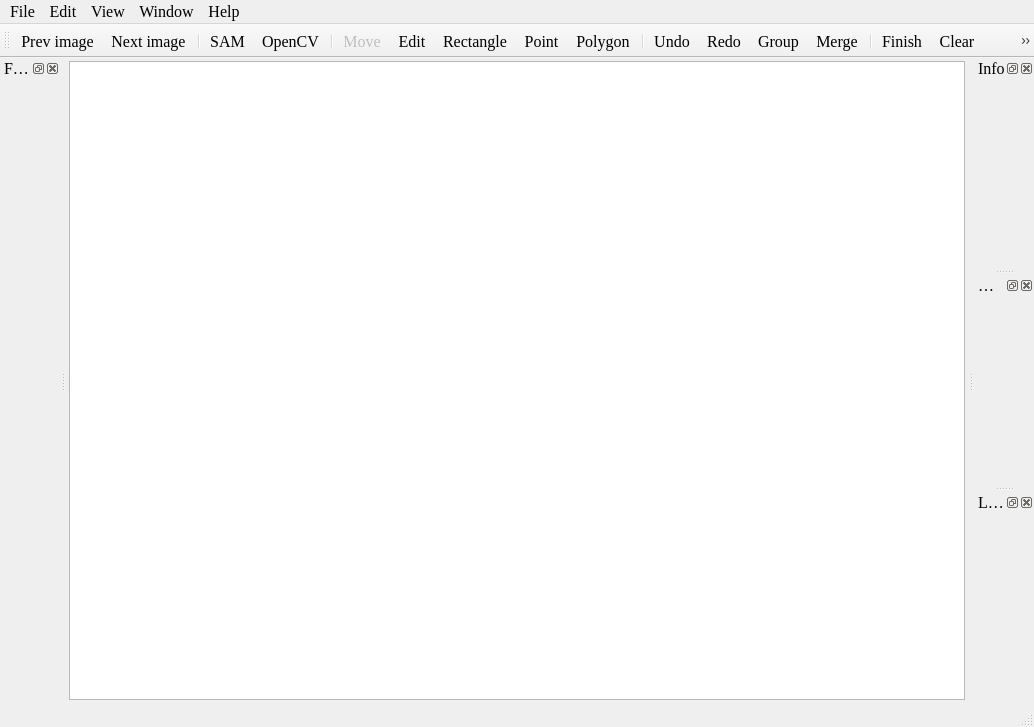
<?xml version="1.0" encoding="UTF-8"?>
<ui version="4.0">
 <class>MainWindow</class>
 <widget class="QMainWindow" name="MainWindow">
  <property name="geometry">
   <rect>
    <x>0</x>
    <y>0</y>
    <width>1034</width>
    <height>727</height>
   </rect>
  </property>
  <property name="minimumSize">
   <size>
    <width>800</width>
    <height>600</height>
   </size>
  </property>
  <property name="font">
   <font>
    <family>Times New Roman</family>
    <pointsize>12</pointsize>
   </font>
  </property>
  <property name="windowTitle">
   <string>ZLabel</string>
  </property>
  <property name="windowIcon">
   <iconset resource="../icons.qrc">
    <normaloff>:/icon/icons/logo.svg</normaloff>:/icon/icons/logo.svg</iconset>
  </property>
  <widget class="QWidget" name="centralwidget">
   <layout class="QGridLayout" name="gridLayout">
    <property name="leftMargin">
     <number>3</number>
    </property>
    <property name="topMargin">
     <number>3</number>
    </property>
    <property name="rightMargin">
     <number>3</number>
    </property>
    <property name="bottomMargin">
     <number>3</number>
    </property>
    <item row="0" column="0">
     <widget class="Canvas" name="canvas"/>
    </item>
   </layout>
  </widget>
  <widget class="QMenuBar" name="menubar">
   <property name="enabled">
    <bool>true</bool>
   </property>
   <property name="geometry">
    <rect>
     <x>0</x>
     <y>0</y>
     <width>1034</width>
     <height>33</height>
    </rect>
   </property>
   <property name="font">
    <font>
     <family>Times New Roman</family>
     <pointsize>12</pointsize>
    </font>
   </property>
   <property name="autoFillBackground">
    <bool>false</bool>
   </property>
   <property name="defaultUp">
    <bool>false</bool>
   </property>
   <property name="nativeMenuBar">
    <bool>true</bool>
   </property>
   <widget class="QMenu" name="menuFile">
    <property name="font">
     <font>
      <family>Times New Roman</family>
      <pointsize>12</pointsize>
     </font>
    </property>
    <property name="title">
     <string>File</string>
    </property>
    <addaction name="action_import_task"/>
    <addaction name="actionExport"/>
    <addaction name="separator"/>
    <addaction name="actionPrev"/>
    <addaction name="actionNext"/>
    <addaction name="separator"/>
    <addaction name="actionSettings"/>
    <addaction name="actionExit"/>
   </widget>
   <widget class="QMenu" name="menuView">
    <property name="font">
     <font>
      <family>Times New Roman</family>
      <pointsize>12</pointsize>
     </font>
    </property>
    <property name="title">
     <string>View</string>
    </property>
    <property name="separatorsCollapsible">
     <bool>false</bool>
    </property>
    <addaction name="actionZoom_in"/>
    <addaction name="actionZoom_out"/>
    <addaction name="actionFit_wiondow"/>
    <addaction name="actionFullScreen"/>
    <addaction name="separator"/>
    <addaction name="actionR"/>
    <addaction name="actionG"/>
    <addaction name="actionB"/>
    <addaction name="actionRGB"/>
    <addaction name="actionGray"/>
   </widget>
   <widget class="QMenu" name="menuAbout">
    <property name="font">
     <font>
      <family>Times New Roman</family>
      <pointsize>12</pointsize>
     </font>
    </property>
    <property name="title">
     <string>Help</string>
    </property>
    <widget class="QMenu" name="menuLang">
     <property name="title">
      <string>Language</string>
     </property>
     <property name="icon">
      <iconset resource="../icons.qrc">
       <normaloff>:/icon/icons/translate.svg</normaloff>:/icon/icons/translate.svg</iconset>
     </property>
     <addaction name="actionEnglish"/>
     <addaction name="actionChinese"/>
    </widget>
    <widget class="QMenu" name="menuTheme">
     <property name="title">
      <string>Theme</string>
     </property>
     <property name="icon">
      <iconset resource="../icons.qrc">
       <normaloff>:/icon/icons/day_night.svg</normaloff>:/icon/icons/day_night.svg</iconset>
     </property>
     <addaction name="actionAutoTheme"/>
     <addaction name="actionLightTheme"/>
     <addaction name="actionDarkTheme"/>
    </widget>
    <addaction name="menuLang"/>
    <addaction name="menuTheme"/>
    <addaction name="actionShortcut"/>
    <addaction name="actionAbout"/>
   </widget>
   <widget class="QMenu" name="menuEdit">
    <property name="font">
     <font>
      <family>Times New Roman</family>
      <pointsize>12</pointsize>
     </font>
    </property>
    <property name="title">
     <string>Edit</string>
    </property>
    <widget class="QMenu" name="menuAnno_Type">
     <property name="enabled">
      <bool>true</bool>
     </property>
     <property name="toolTip">
      <string>Select annotation type (Rectangle, Polygon, KeyPoint).</string>
     </property>
     <property name="title">
      <string>Anno Type</string>
     </property>
     <property name="icon">
      <iconset resource="../icons.qrc">
       <normaloff>:/icon/icons/annotate.svg</normaloff>:/icon/icons/annotate.svg</iconset>
     </property>
     <property name="toolTipsVisible">
      <bool>true</bool>
     </property>
     <addaction name="actionAnnoTypeRectangle"/>
     <addaction name="actionAnnoTypePolygon"/>
     <addaction name="actionAnnoTypeKeyPoint"/>
    </widget>
    <addaction name="menuAnno_Type"/>
    <addaction name="actionSAM"/>
    <addaction name="actionOpenCV"/>
    <addaction name="actionMove"/>
    <addaction name="actionEdit"/>
    <addaction name="actionRectangle"/>
    <addaction name="actionPoint"/>
    <addaction name="actionPolygon"/>
    <addaction name="separator"/>
    <addaction name="actionFinish"/>
    <addaction name="actionCancel"/>
    <addaction name="actionSave"/>
    <addaction name="separator"/>
    <addaction name="actionUndo"/>
    <addaction name="actionRedo"/>
    <addaction name="actionGroup"/>
    <addaction name="actionMerge"/>
   </widget>
   <widget class="QMenu" name="menuWindow">
    <property name="title">
     <string>Window</string>
    </property>
    <widget class="QMenu" name="menuDocks">
     <property name="title">
      <string>Docks</string>
     </property>
     <property name="icon">
      <iconset resource="../icons.qrc">
       <normaloff>:/icon/icons/dock_bottom.svg</normaloff>:/icon/icons/dock_bottom.svg</iconset>
     </property>
     <addaction name="actionFiles"/>
     <addaction name="actionInfo"/>
     <addaction name="actionAnnotations"/>
     <addaction name="actionLabels"/>
     <addaction name="actionTimeline"/>
     <addaction name="separator"/>
     <addaction name="actionDockLeft"/>
     <addaction name="actionDockRight"/>
     <addaction name="actionDockBottom"/>
    </widget>
    <addaction name="menuDocks"/>
    <addaction name="actionRestore"/>
   </widget>
   <addaction name="menuFile"/>
   <addaction name="menuEdit"/>
   <addaction name="menuView"/>
   <addaction name="menuWindow"/>
   <addaction name="menuAbout"/>
  </widget>
  <widget class="QStatusBar" name="statusbar">
   <property name="layoutDirection">
    <enum>Qt::LayoutDirection::LeftToRight</enum>
   </property>
  </widget>
  <widget class="QToolBar" name="toolBar">
   <property name="font">
    <font>
     <family>Times New Roman</family>
     <pointsize>12</pointsize>
    </font>
   </property>
   <property name="windowTitle">
    <string>toolBar</string>
   </property>
   <property name="iconSize">
    <size>
     <width>24</width>
     <height>24</height>
    </size>
   </property>
   <property name="toolButtonStyle">
    <enum>Qt::ToolButtonStyle::ToolButtonIconOnly</enum>
   </property>
   <property name="floatable">
    <bool>false</bool>
   </property>
   <attribute name="toolBarArea">
    <enum>TopToolBarArea</enum>
   </attribute>
   <attribute name="toolBarBreak">
    <bool>false</bool>
   </attribute>
   <addaction name="actionPrev"/>
   <addaction name="actionNext"/>
   <addaction name="separator"/>
   <addaction name="actionSAM"/>
   <addaction name="actionOpenCV"/>
   <addaction name="separator"/>
   <addaction name="actionMove"/>
   <addaction name="actionEdit"/>
   <addaction name="actionRectangle"/>
   <addaction name="actionPoint"/>
   <addaction name="actionPolygon"/>
   <addaction name="separator"/>
   <addaction name="actionUndo"/>
   <addaction name="actionRedo"/>
   <addaction name="actionGroup"/>
   <addaction name="actionMerge"/>
   <addaction name="separator"/>
   <addaction name="actionFinish"/>
   <addaction name="actionCancel"/>
   <addaction name="actionSave"/>
   <addaction name="separator"/>
   <addaction name="actionMagnifier"/>
   <addaction name="actionZoom_in"/>
   <addaction name="actionZoom_out"/>
   <addaction name="actionFit_wiondow"/>
   <addaction name="separator"/>
   <addaction name="actionFullScreen"/>
   <addaction name="actionDockLeft"/>
   <addaction name="actionDockRight"/>
   <addaction name="actionDockBottom"/>
   <addaction name="actionVisible"/>
   <addaction name="separator"/>
   <addaction name="action_copy_prev"/>
   <addaction name="separator"/>
  </widget>
  <widget class="QDockWidget" name="dock_infos">
   <property name="sizePolicy">
    <sizepolicy hsizetype="Preferred" vsizetype="Preferred">
     <horstretch>0</horstretch>
     <verstretch>1</verstretch>
    </sizepolicy>
   </property>
   <property name="acceptDrops">
    <bool>false</bool>
   </property>
   <property name="windowTitle">
    <string>Info</string>
   </property>
   <attribute name="dockWidgetArea">
    <number>2</number>
   </attribute>
   <widget class="ZDockInfoContent" name="dockcnt_info"/>
  </widget>
  <widget class="QDockWidget" name="dock_annos">
   <property name="sizePolicy">
    <sizepolicy hsizetype="Preferred" vsizetype="Preferred">
     <horstretch>0</horstretch>
     <verstretch>1</verstretch>
    </sizepolicy>
   </property>
   <property name="windowTitle">
    <string>Annos</string>
   </property>
   <attribute name="dockWidgetArea">
    <number>2</number>
   </attribute>
   <widget class="ZDockAnnotationContent" name="dockcnt_anno"/>
  </widget>
  <widget class="QDockWidget" name="dock_files">
   <property name="windowTitle">
    <string>Files</string>
   </property>
   <attribute name="dockWidgetArea">
    <number>1</number>
   </attribute>
   <widget class="ZDockFileContent" name="dockcnt_files"/>
  </widget>
  <widget class="QDockWidget" name="dock_labels">
   <property name="sizePolicy">
    <sizepolicy hsizetype="Preferred" vsizetype="Preferred">
     <horstretch>0</horstretch>
     <verstretch>1</verstretch>
    </sizepolicy>
   </property>
   <property name="floating">
    <bool>false</bool>
   </property>
   <property name="features">
    <set>QDockWidget::DockWidgetFeature::DockWidgetClosable|QDockWidget::DockWidgetFeature::DockWidgetFloatable|QDockWidget::DockWidgetFeature::DockWidgetMovable</set>
   </property>
   <property name="allowedAreas">
    <set>Qt::DockWidgetArea::AllDockWidgetAreas</set>
   </property>
   <property name="windowTitle">
    <string>Labels</string>
   </property>
   <attribute name="dockWidgetArea">
    <number>2</number>
   </attribute>
   <widget class="ZDockLabelContent" name="dockcnt_labels"/>
  </widget>
  <action name="actionOpen_dir">
   <property name="enabled">
    <bool>false</bool>
   </property>
   <property name="icon">
    <iconset resource="../icons.qrc">
     <normaloff>:/icon/icons/pic.svg</normaloff>:/icon/icons/pic.svg</iconset>
   </property>
   <property name="text">
    <string>Images dir</string>
   </property>
   <property name="statusTip">
    <string>Open images dir.</string>
   </property>
   <property name="shortcut">
    <string>Ctrl+O</string>
   </property>
  </action>
  <action name="actionZoom_in">
   <property name="icon">
    <iconset resource="../icons.qrc">
     <normaloff>:/icon/icons/zoom-in.svg</normaloff>:/icon/icons/zoom-in.svg</iconset>
   </property>
   <property name="text">
    <string>Zoom in</string>
   </property>
   <property name="statusTip">
    <string>Zoom in.</string>
   </property>
   <property name="shortcut">
    <string>Ctrl++</string>
   </property>
  </action>
  <action name="actionMagnifier">
   <property name="checkable">
    <bool>true</bool>
   </property>
   <property name="icon">
    <iconset resource="../icons.qrc">
     <normaloff>:/icon/icons/magnifier.svg</normaloff>:/icon/icons/magnifier.svg</iconset>
   </property>
   <property name="text">
    <string>Magnifier</string>
   </property>
   <property name="toolTip">
    <string>Magnifier (Ctrl+M)</string>
   </property>
   <property name="shortcut">
    <string>Ctrl+M</string>
   </property>
  </action>
  <action name="actionZoom_out">
   <property name="icon">
    <iconset resource="../icons.qrc">
     <normaloff>:/icon/icons/zoom-out.svg</normaloff>:/icon/icons/zoom-out.svg</iconset>
   </property>
   <property name="text">
    <string>Zoom out</string>
   </property>
   <property name="statusTip">
    <string>Zoom out.</string>
   </property>
   <property name="shortcut">
    <string>Ctrl+-</string>
   </property>
  </action>
  <action name="actionFit_wiondow">
   <property name="enabled">
    <bool>true</bool>
   </property>
   <property name="icon">
    <iconset resource="../icons.qrc">
     <normaloff>:/icon/icons/fullwidth.svg</normaloff>:/icon/icons/fullwidth.svg</iconset>
   </property>
   <property name="text">
    <string>Fit window</string>
   </property>
   <property name="toolTip">
    <string>Fit window</string>
   </property>
   <property name="statusTip">
    <string>Fit window.</string>
   </property>
   <property name="shortcut">
    <string>F</string>
   </property>
  </action>
  <action name="actionSettings">
   <property name="icon">
    <iconset resource="../icons.qrc">
     <normaloff>:/icon/icons/setting-two.svg</normaloff>:/icon/icons/setting-two.svg</iconset>
   </property>
   <property name="text">
    <string>Setting</string>
   </property>
   <property name="toolTip">
    <string>Setting (Ctrl+,)</string>
   </property>
   <property name="statusTip">
    <string>Setting.</string>
   </property>
   <property name="shortcut">
    <string>Ctrl+,</string>
   </property>
  </action>
  <action name="actionExit">
   <property name="icon">
    <iconset resource="../icons.qrc">
     <normaloff>:/icon/icons/power.svg</normaloff>:/icon/icons/power.svg</iconset>
   </property>
   <property name="text">
    <string>Exit</string>
   </property>
   <property name="toolTip">
    <string>Exit</string>
   </property>
   <property name="statusTip">
    <string>Exit.</string>
   </property>
  </action>
  <action name="actionSave_dir">
   <property name="enabled">
    <bool>false</bool>
   </property>
   <property name="icon">
    <iconset resource="../icons.qrc">
     <normaloff>:/icon/icons/folder-open.svg</normaloff>:/icon/icons/folder-open.svg</iconset>
   </property>
   <property name="text">
    <string>Save dir</string>
   </property>
   <property name="iconText">
    <string>Save dir</string>
   </property>
   <property name="statusTip">
    <string>Select Save dir</string>
   </property>
  </action>
  <action name="actionSave">
   <property name="icon">
    <iconset resource="../icons.qrc">
     <normaloff>:/icon/icons/save.svg</normaloff>:/icon/icons/save.svg</iconset>
   </property>
   <property name="text">
    <string>Save</string>
   </property>
   <property name="toolTip">
    <string>Save Project (Ctrl+S)</string>
   </property>
   <property name="statusTip">
    <string>Save Project</string>
   </property>
   <property name="shortcut">
    <string>Ctrl+S</string>
   </property>
  </action>
  <action name="actionPrev">
   <property name="checkable">
    <bool>false</bool>
   </property>
   <property name="icon">
    <iconset resource="../icons.qrc">
     <normaloff>:/icon/icons/prev.svg</normaloff>:/icon/icons/prev.svg</iconset>
   </property>
   <property name="text">
    <string>Prev image</string>
   </property>
   <property name="toolTip">
    <string>Prev image (A)</string>
   </property>
   <property name="statusTip">
    <string>Prev image (A)</string>
   </property>
   <property name="shortcut">
    <string>A</string>
   </property>
   <property name="menuRole">
    <enum>QAction::MenuRole::TextHeuristicRole</enum>
   </property>
   <property name="priority">
    <enum>QAction::Priority::NormalPriority</enum>
   </property>
  </action>
  <action name="actionNext">
   <property name="icon">
    <iconset resource="../icons.qrc">
     <normaloff>:/icon/icons/next.svg</normaloff>:/icon/icons/next.svg</iconset>
   </property>
   <property name="text">
    <string>Next image</string>
   </property>
   <property name="toolTip">
    <string>Next image (D)</string>
   </property>
   <property name="statusTip">
    <string>Next image (D)</string>
   </property>
   <property name="shortcut">
    <string>D</string>
   </property>
  </action>
  <action name="actionShortcut">
   <property name="icon">
    <iconset resource="../icons.qrc">
     <normaloff>:/icon/icons/keyboard-one.svg</normaloff>:/icon/icons/keyboard-one.svg</iconset>
   </property>
   <property name="text">
    <string>Shortcut</string>
   </property>
  </action>
  <action name="actionAbout">
   <property name="icon">
    <iconset resource="../icons.qrc">
     <normaloff>:/icon/icons/me.svg</normaloff>:/icon/icons/me.svg</iconset>
   </property>
   <property name="text">
    <string>About</string>
   </property>
  </action>
  <action name="actionSAM">
   <property name="checkable">
    <bool>true</bool>
   </property>
   <property name="icon">
    <iconset resource="../icons.qrc">
     <normaloff>:/icon/icons/M_Favicon.ico</normaloff>:/icon/icons/M_Favicon.ico</iconset>
   </property>
   <property name="text">
    <string>SAM</string>
   </property>
   <property name="toolTip">
    <string>SAM (Q)</string>
   </property>
   <property name="statusTip">
    <string>SAM (Q)</string>
   </property>
   <property name="shortcut">
    <string>Q</string>
   </property>
  </action>
  <action name="actionDelete">
   <property name="enabled">
    <bool>false</bool>
   </property>
   <property name="icon">
    <iconset resource="../icons.qrc">
     <normaloff>:/icon/icons/delete-3.svg</normaloff>:/icon/icons/delete-3.svg</iconset>
   </property>
   <property name="text">
    <string>Delete</string>
   </property>
   <property name="toolTip">
    <string>Delete polygon</string>
   </property>
   <property name="statusTip">
    <string>Delete polygon.</string>
   </property>
   <property name="shortcut">
    <string>Del</string>
   </property>
  </action>
  <action name="actionBit_map">
   <property name="checkable">
    <bool>false</bool>
   </property>
   <property name="icon">
    <iconset resource="../icons.qrc">
     <normaloff>:/icon/icons/pic.svg</normaloff>:/icon/icons/pic.svg</iconset>
   </property>
   <property name="text">
    <string>Bit map</string>
   </property>
   <property name="statusTip">
    <string>Show instance or segmeent state.</string>
   </property>
   <property name="shortcut">
    <string>Space</string>
   </property>
  </action>
  <action name="actionTo_top">
   <property name="enabled">
    <bool>false</bool>
   </property>
   <property name="icon">
    <iconset resource="../icons.qrc">
     <normaloff>:/icon/icons/to-top.svg</normaloff>:/icon/icons/to-top.svg</iconset>
   </property>
   <property name="text">
    <string>To top</string>
   </property>
   <property name="toolTip">
    <string>Move polygon to top layer</string>
   </property>
   <property name="statusTip">
    <string>Move polygon to top layer.</string>
   </property>
   <property name="shortcut">
    <string>T</string>
   </property>
  </action>
  <action name="actionTo_bottom">
   <property name="enabled">
    <bool>false</bool>
   </property>
   <property name="icon">
    <iconset resource="../icons.qrc">
     <normaloff>:/icon/icons/to-bottom.svg</normaloff>:/icon/icons/to-bottom.svg</iconset>
   </property>
   <property name="text">
    <string>To bottom</string>
   </property>
   <property name="toolTip">
    <string>Move polygon to bottom layer</string>
   </property>
   <property name="statusTip">
    <string>Move polygon to bottom layer.</string>
   </property>
   <property name="shortcut">
    <string>B</string>
   </property>
  </action>
  <action name="actionToVOC">
   <property name="icon">
    <iconset resource="../icons.qrc">
     <normaloff>:/icon/icons/VOC_32x32.png</normaloff>:/icon/icons/VOC_32x32.png</iconset>
   </property>
   <property name="text">
    <string>To VOC</string>
   </property>
   <property name="toolTip">
    <string>Convert ISAT to VOC</string>
   </property>
   <property name="statusTip">
    <string>Convert ISAT jsons to VOC png images.</string>
   </property>
   <property name="whatsThis">
    <string/>
   </property>
  </action>
  <action name="actionBackspace">
   <property name="icon">
    <iconset resource="../icons.qrc">
     <normaloff>:/icon/icons/delete-two.svg</normaloff>:/icon/icons/delete-two.svg</iconset>
   </property>
   <property name="text">
    <string>Backspace</string>
   </property>
   <property name="toolTip">
    <string>Backspace</string>
   </property>
   <property name="statusTip">
    <string>Backspace.</string>
   </property>
   <property name="shortcut">
    <string>Backspace</string>
   </property>
  </action>
  <action name="actionCancel">
   <property name="icon">
    <iconset resource="../icons.qrc">
     <normaloff>:/icon/icons/close-one.svg</normaloff>:/icon/icons/close-one.svg</iconset>
   </property>
   <property name="text">
    <string>Clear</string>
   </property>
   <property name="toolTip">
    <string>Clear All (Ctrl+Del)</string>
   </property>
   <property name="statusTip">
    <string>Clear All (Ctrl+Del)</string>
   </property>
   <property name="shortcut">
    <string>Ctrl+Del</string>
   </property>
  </action>
  <action name="actionFinish">
   <property name="icon">
    <iconset resource="../icons.qrc">
     <normaloff>:/icon/icons/check-one.svg</normaloff>:/icon/icons/check-one.svg</iconset>
   </property>
   <property name="text">
    <string>Finish</string>
   </property>
   <property name="toolTip">
    <string>Submit (Ctrl + Enter)</string>
   </property>
   <property name="statusTip">
    <string>Annotate finished.</string>
   </property>
   <property name="shortcut">
    <string>Ctrl+Return</string>
   </property>
  </action>
  <action name="actionPolygon">
   <property name="enabled">
    <bool>true</bool>
   </property>
   <property name="icon">
    <iconset resource="../icons.qrc">
     <normaloff>:/icon/icons/polygon.svg</normaloff>:/icon/icons/polygon.svg</iconset>
   </property>
   <property name="text">
    <string>Polygon</string>
   </property>
   <property name="toolTip">
    <string>Draw polygon (O)</string>
   </property>
   <property name="statusTip">
    <string>Accurately annotate by drawing polygon.  (O)</string>
   </property>
   <property name="shortcut">
    <string>O</string>
   </property>
  </action>
  <action name="actionVisible">
   <property name="checkable">
    <bool>true</bool>
   </property>
   <property name="checked">
    <bool>true</bool>
   </property>
   <property name="icon">
    <iconset resource="../icons.qrc">
     <normaloff>:/icon/icons/eye-2.svg</normaloff>:/icon/icons/eye-2.svg</iconset>
   </property>
   <property name="text">
    <string>Visible</string>
   </property>
   <property name="toolTip">
    <string>Visible</string>
   </property>
   <property name="statusTip">
    <string>Visible.</string>
   </property>
   <property name="shortcut">
    <string>V</string>
   </property>
  </action>
  <action name="actionExport">
   <property name="icon">
    <iconset resource="../icons.qrc">
     <normaloff>:/icon/icons/efferent-three.svg</normaloff>:/icon/icons/efferent-three.svg</iconset>
   </property>
   <property name="text">
    <string>Export</string>
   </property>
   <property name="toolTip">
    <string>Convert ISAT to COCO</string>
   </property>
   <property name="statusTip">
    <string>Convert ISAT jsons to COCO json.</string>
   </property>
  </action>
  <action name="action_copy_prev">
   <property name="icon">
    <iconset resource="../icons.qrc">
     <normaloff>:/icon/icons/copy.svg</normaloff>:/icon/icons/copy.svg</iconset>
   </property>
   <property name="text">
    <string>Copy previous frame</string>
   </property>
   <property name="toolTip">
    <string>Copy previous frame</string>
   </property>
   <property name="statusTip">
    <string>Copy dish/timestamp/instance parts from the previous frame of the same sequence</string>
   </property>
  </action>
  <action name="action_import_task">
   <property name="icon">
    <iconset resource="../icons.qrc">
     <normaloff>:/icon/icons/afferent-three.svg</normaloff>:/icon/icons/afferent-three.svg</iconset>
   </property>
   <property name="text">
    <string>Import</string>
   </property>
  </action>
  <action name="actionTo_LabelMe">
   <property name="icon">
    <iconset resource="../icons.qrc">
     <normaloff>:/icon/icons/labelme_32x32.png</normaloff>:/icon/icons/labelme_32x32.png</iconset>
   </property>
   <property name="text">
    <string>To LabelMe</string>
   </property>
   <property name="toolTip">
    <string>Convert ISAT to LabelMe</string>
   </property>
   <property name="statusTip">
    <string>Convert ISAT jsons to LabelMe jsons.</string>
   </property>
  </action>
  <action name="actionContour_Max_only">
   <property name="checkable">
    <bool>true</bool>
   </property>
   <property name="text">
    <string>Max only</string>
   </property>
   <property name="statusTip">
    <string>Max contour save only.</string>
   </property>
   <property name="whatsThis">
    <string>Max contour save only.</string>
   </property>
   <property name="font">
    <font>
     <family>Times New Roman</family>
     <pointsize>12</pointsize>
    </font>
   </property>
  </action>
  <action name="actionContour_External">
   <property name="checkable">
    <bool>true</bool>
   </property>
   <property name="text">
    <string>External</string>
   </property>
   <property name="statusTip">
    <string>External contour save only.</string>
   </property>
   <property name="whatsThis">
    <string>External contour save only.</string>
   </property>
   <property name="font">
    <font>
     <family>Times New Roman</family>
     <pointsize>12</pointsize>
    </font>
   </property>
  </action>
  <action name="actionContour_All">
   <property name="checkable">
    <bool>true</bool>
   </property>
   <property name="text">
    <string>All</string>
   </property>
   <property name="statusTip">
    <string>All contour save.</string>
   </property>
   <property name="whatsThis">
    <string>All contour save.</string>
   </property>
   <property name="font">
    <font>
     <family>Times New Roman</family>
     <pointsize>12</pointsize>
    </font>
   </property>
  </action>
  <action name="actionModel_manage">
   <property name="icon">
    <iconset resource="../icons.qrc">
     <normaloff>:/icon/icons/list-middle.svg</normaloff>:/icon/icons/list-middle.svg</iconset>
   </property>
   <property name="text">
    <string>Model manage</string>
   </property>
   <property name="statusTip">
    <string>Model manage.</string>
   </property>
   <property name="whatsThis">
    <string>Model manage.</string>
   </property>
   <property name="font">
    <font>
     <family>Times New Roman</family>
     <pointsize>12</pointsize>
    </font>
   </property>
  </action>
  <action name="actionRectangle">
   <property name="icon">
    <iconset resource="../icons.qrc">
     <normaloff>:/icon/icons/rectangle_two_points.svg</normaloff>:/icon/icons/rectangle_two_points.svg</iconset>
   </property>
   <property name="text">
    <string>Rectangle</string>
   </property>
   <property name="toolTip">
    <string>Rectangle (R)</string>
   </property>
   <property name="statusTip">
    <string>Create Two-point Rectangle (R)</string>
   </property>
   <property name="shortcut">
    <string>R</string>
   </property>
  </action>
  <action name="actionPoint">
   <property name="icon">
    <iconset resource="../icons.qrc">
     <normaloff>:/icon/icons/three_dots.svg</normaloff>:/icon/icons/three_dots.svg</iconset>
   </property>
   <property name="text">
    <string>Point</string>
   </property>
   <property name="toolTip">
    <string>Point (P)</string>
   </property>
   <property name="statusTip">
    <string>Create a point (P)</string>
   </property>
   <property name="shortcut">
    <string>P</string>
   </property>
  </action>
  <action name="actionMove">
   <property name="checkable">
    <bool>false</bool>
   </property>
   <property name="enabled">
    <bool>false</bool>
   </property>
   <property name="icon">
    <iconset resource="../icons.qrc">
     <normaloff>:/icon/icons/mouse_pointer.svg</normaloff>:/icon/icons/mouse_pointer.svg</iconset>
   </property>
   <property name="text">
    <string>Move</string>
   </property>
   <property name="toolTip">
    <string>Move (M)</string>
   </property>
   <property name="statusTip">
    <string>Move to select a region (M)</string>
   </property>
   <property name="shortcut">
    <string>M</string>
   </property>
  </action>
  <action name="actionEdit">
   <property name="icon">
    <iconset resource="../icons.qrc">
     <normaloff>:/icon/icons/edit.svg</normaloff>:/icon/icons/edit.svg</iconset>
   </property>
   <property name="text">
    <string>Edit</string>
   </property>
   <property name="toolTip">
    <string>Edit (E)</string>
   </property>
   <property name="statusTip">
    <string>Edit (E)</string>
   </property>
   <property name="shortcut">
    <string>E</string>
   </property>
  </action>
  <action name="actionTimeline">
   <property name="checkable">
    <bool>true</bool>
   </property>
   <property name="checked">
    <bool>true</bool>
   </property>
   <property name="icon">
    <iconset resource="../icons.qrc">
     <normaloff>:/icon/icons/timeline.svg</normaloff>:/icon/icons/timeline.svg</iconset>
   </property>
   <property name="text">
    <string>Timeline</string>
   </property>
   <property name="toolTip">
    <string>Timeline</string>
   </property>
   <property name="shortcutContext">
    <enum>Qt::ShortcutContext::ApplicationShortcut</enum>
   </property>
  </action>
  <action name="actionOpenCV">
   <property name="checkable">
    <bool>true</bool>
   </property>
   <property name="icon">
    <iconset resource="../icons.qrc">
     <normaloff>:/icon/icons/opencv.svg</normaloff>:/icon/icons/opencv.svg</iconset>
   </property>
   <property name="text">
    <string>OpenCV</string>
   </property>
   <property name="toolTip">
    <string>OpenCV (W)</string>
   </property>
   <property name="statusTip">
    <string>Enable OpenCV (W)</string>
   </property>
   <property name="shortcut">
    <string>W</string>
   </property>
  </action>
  <action name="actionUndo">
   <property name="icon">
    <iconset resource="../icons.qrc">
     <normaloff>:/icon/icons/undo.svg</normaloff>:/icon/icons/undo.svg</iconset>
   </property>
   <property name="text">
    <string>Undo</string>
   </property>
   <property name="shortcut">
    <string>Ctrl+Z</string>
   </property>
  </action>
  <action name="actionRedo">
   <property name="icon">
    <iconset resource="../icons.qrc">
     <normaloff>:/icon/icons/redo.svg</normaloff>:/icon/icons/redo.svg</iconset>
   </property>
   <property name="text">
    <string>Redo</string>
   </property>
   <property name="shortcut">
    <string>Ctrl+Y</string>
   </property>
  </action>
  <action name="actionNew_Project">
   <property name="text">
    <string>New Project</string>
   </property>
  </action>
  <action name="actionR">
   <property name="checkable">
    <bool>true</bool>
   </property>
   <property name="checked">
    <bool>false</bool>
   </property>
   <property name="enabled">
    <bool>true</bool>
   </property>
   <property name="icon">
    <iconset resource="../icons.qrc">
     <normaloff>:/icon/icons/channel_r.svg</normaloff>:/icon/icons/channel_r.svg</iconset>
   </property>
   <property name="text">
    <string notr="true">R</string>
   </property>
  </action>
  <action name="actionG">
   <property name="checkable">
    <bool>true</bool>
   </property>
   <property name="enabled">
    <bool>true</bool>
   </property>
   <property name="icon">
    <iconset resource="../icons.qrc">
     <normaloff>:/icon/icons/channel_g.svg</normaloff>:/icon/icons/channel_g.svg</iconset>
   </property>
   <property name="text">
    <string notr="true">G</string>
   </property>
  </action>
  <action name="actionB">
   <property name="checkable">
    <bool>true</bool>
   </property>
   <property name="enabled">
    <bool>true</bool>
   </property>
   <property name="icon">
    <iconset resource="../icons.qrc">
     <normaloff>:/icon/icons/channel_b.svg</normaloff>:/icon/icons/channel_b.svg</iconset>
   </property>
   <property name="text">
    <string notr="true">B</string>
   </property>
  </action>
  <action name="actionRGB">
   <property name="checkable">
    <bool>true</bool>
   </property>
   <property name="checked">
    <bool>true</bool>
   </property>
   <property name="icon">
    <iconset resource="../icons.qrc">
     <normaloff>:/icon/icons/channel.svg</normaloff>:/icon/icons/channel.svg</iconset>
   </property>
   <property name="text">
    <string notr="true">RGB</string>
   </property>
  </action>
  <action name="actionGray">
   <property name="checkable">
    <bool>true</bool>
   </property>
   <property name="enabled">
    <bool>true</bool>
   </property>
   <property name="icon">
    <iconset resource="../icons.qrc">
     <normaloff>:/icon/icons/channel_gray.svg</normaloff>:/icon/icons/channel_gray.svg</iconset>
   </property>
   <property name="text">
    <string notr="true">Gray</string>
   </property>
  </action>
  <action name="actionMerge">
   <property name="icon">
    <iconset resource="../icons.qrc">
     <normaloff>:/icon/icons/merge.svg</normaloff>:/icon/icons/merge.svg</iconset>
   </property>
   <property name="text">
    <string>Merge</string>
   </property>
   <property name="toolTip">
    <string>Merge (Ctrl+G)</string>
   </property>
   <property name="statusTip">
    <string>Merge multiple shapes (Ctrl+G)</string>
   </property>
   <property name="shortcut">
    <string>Ctrl+G</string>
   </property>
  </action>
  <action name="actionGroup">
   <property name="checkable">
    <bool>true</bool>
   </property>
   <property name="icon">
    <iconset resource="../icons.qrc">
     <normaloff>:/icon/icons/group.svg</normaloff>:/icon/icons/group.svg</iconset>
   </property>
   <property name="text">
    <string>Group</string>
   </property>
   <property name="toolTip">
    <string>Group selected annotations into one instance (G); split (G)</string>
   </property>
   <property name="statusTip">
    <string>Group selected annotations into one instance (G); split (G)</string>
   </property>
   <property name="shortcut">
    <string>G</string>
   </property>
  </action>
  <action name="actionAnnoTypeRectangle">
   <property name="enabled">
    <bool>true</bool>
   </property>
   <property name="icon">
    <iconset resource="../icons.qrc">
     <normaloff>:/icon/icons/rectangle_two_points.svg</normaloff>:/icon/icons/rectangle_two_points.svg</iconset>
   </property>
   <property name="text">
    <string>Rectangle</string>
   </property>
  </action>
  <action name="actionAnnoTypePolygon">
   <property name="enabled">
    <bool>true</bool>
   </property>
   <property name="icon">
    <iconset resource="../icons.qrc">
     <normaloff>:/icon/icons/polygon_0.svg</normaloff>:/icon/icons/polygon_0.svg</iconset>
   </property>
   <property name="text">
    <string>Polygon</string>
   </property>
  </action>
  <action name="actionAnnoTypeRLEMask">
   <property name="enabled">
    <bool>false</bool>
   </property>
   <property name="text">
    <string>RLE Mask</string>
   </property>
  </action>
  <action name="actionEnglish">
   <property name="text">
    <string>English</string>
   </property>
  </action>
  <action name="actionChinese">
   <property name="text">
    <string>中文</string>
   </property>
  </action>
  <action name="actionFiles">
   <property name="checkable">
    <bool>true</bool>
   </property>
   <property name="checked">
    <bool>true</bool>
   </property>
   <property name="icon">
    <iconset resource="../icons.qrc">
     <normaloff>:/icon/icons/file.svg</normaloff>:/icon/icons/file.svg</iconset>
   </property>
   <property name="text">
    <string>Files</string>
   </property>
  </action>
  <action name="actionInfo">
   <property name="checkable">
    <bool>true</bool>
   </property>
   <property name="checked">
    <bool>true</bool>
   </property>
   <property name="icon">
    <iconset resource="../icons.qrc">
     <normaloff>:/icon/icons/info.svg</normaloff>:/icon/icons/info.svg</iconset>
   </property>
   <property name="text">
    <string>Info</string>
   </property>
  </action>
  <action name="actionAnnotations">
   <property name="checkable">
    <bool>true</bool>
   </property>
   <property name="checked">
    <bool>true</bool>
   </property>
   <property name="icon">
    <iconset resource="../icons.qrc">
     <normaloff>:/icon/icons/annotate.svg</normaloff>:/icon/icons/annotate.svg</iconset>
   </property>
   <property name="text">
    <string>Annotations</string>
   </property>
  </action>
  <action name="actionLabels">
   <property name="checkable">
    <bool>true</bool>
   </property>
   <property name="checked">
    <bool>true</bool>
   </property>
   <property name="icon">
    <iconset resource="../icons.qrc">
     <normaloff>:/icon/icons/label.svg</normaloff>:/icon/icons/label.svg</iconset>
   </property>
   <property name="text">
    <string>Labels</string>
   </property>
  </action>
  <action name="actionRestore">
   <property name="icon">
    <iconset resource="../icons.qrc">
     <normaloff>:/icon/icons/reset.svg</normaloff>:/icon/icons/reset.svg</iconset>
   </property>
   <property name="text">
    <string>Restore</string>
   </property>
  </action>
  <action name="actionFullScreen">
   <property name="checkable">
    <bool>true</bool>
   </property>
   <property name="icon">
    <iconset resource="../icons.qrc">
     <normaloff>:/icon/icons/fullscreen.svg</normaloff>:/icon/icons/fullscreen.svg</iconset>
   </property>
   <property name="text">
    <string>Full screen</string>
   </property>
   <property name="toolTip">
    <string>Full screen (F11)</string>
   </property>
   <property name="statusTip">
    <string>Enter/Exit full screen mode.</string>
   </property>
   <property name="whatsThis">
    <string>Enter/Exit full screen mode.</string>
   </property>
   <property name="shortcut">
    <string>F11</string>
   </property>
  </action>
  <action name="actionAnnoTypeKeyPoint">
   <property name="icon">
    <iconset resource="../icons.qrc">
     <normaloff>:/icon/icons/three_dots.svg</normaloff>:/icon/icons/three_dots.svg</iconset>
   </property>
   <property name="text">
    <string>KeyPoint</string>
   </property>
  </action>
  <action name="actionDockLeft">
   <property name="checkable">
    <bool>true</bool>
   </property>
   <property name="checked">
    <bool>true</bool>
   </property>
   <property name="icon">
    <iconset resource="../icons.qrc">
     <normaloff>:/icon/icons/dock_left.svg</normaloff>:/icon/icons/dock_left.svg</iconset>
   </property>
   <property name="text">
    <string>Left</string>
   </property>
   <property name="toolTip">
    <string>Left (Ctrl+B)</string>
   </property>
   <property name="shortcut">
    <string>Ctrl+B</string>
   </property>
  </action>
  <action name="actionDockRight">
   <property name="checkable">
    <bool>true</bool>
   </property>
   <property name="checked">
    <bool>true</bool>
   </property>
   <property name="icon">
    <iconset resource="../icons.qrc">
     <normaloff>:/icon/icons/dock_right.svg</normaloff>:/icon/icons/dock_right.svg</iconset>
   </property>
   <property name="text">
    <string>Right</string>
   </property>
   <property name="toolTip">
    <string>Right (Ctrl+Alt+B)</string>
   </property>
   <property name="shortcut">
    <string>Ctrl+Alt+B</string>
   </property>
  </action>
  <action name="actionDockBottom">
   <property name="checkable">
    <bool>true</bool>
   </property>
   <property name="checked">
    <bool>true</bool>
   </property>
   <property name="icon">
    <iconset resource="../icons.qrc">
     <normaloff>:/icon/icons/dock_bottom.svg</normaloff>:/icon/icons/dock_bottom.svg</iconset>
   </property>
   <property name="text">
    <string>Bottom</string>
   </property>
   <property name="toolTip">
    <string>Bottom (Ctrl+J)</string>
   </property>
   <property name="shortcut">
    <string>Ctrl+J</string>
   </property>
  </action>
  <action name="actionAutoTheme">
   <property name="checkable">
    <bool>true</bool>
   </property>
   <property name="icon">
    <iconset resource="../icons.qrc">
     <normaloff>:/icon/icons/day_night.svg</normaloff>:/icon/icons/day_night.svg</iconset>
   </property>
   <property name="text">
    <string>Auto</string>
   </property>
  </action>
  <action name="actionLightTheme">
   <property name="checkable">
    <bool>true</bool>
   </property>
   <property name="checked">
    <bool>true</bool>
   </property>
   <property name="icon">
    <iconset resource="../icons.qrc">
     <normaloff>:/icon/icons/sun.svg</normaloff>:/icon/icons/sun.svg</iconset>
   </property>
   <property name="text">
    <string>Light</string>
   </property>
  </action>
  <action name="actionDarkTheme">
   <property name="checkable">
    <bool>true</bool>
   </property>
   <property name="icon">
    <iconset resource="../icons.qrc">
     <normaloff>:/icon/icons/moon.svg</normaloff>:/icon/icons/moon.svg</iconset>
   </property>
   <property name="text">
    <string>Dark</string>
   </property>
  </action>
 </widget>
 <customwidgets>
  <customwidget>
   <class>Canvas</class>
   <extends>QGraphicsView</extends>
   <header>zlabel.widgets.canvas</header>
  </customwidget>
  <customwidget>
   <class>ZDockInfoContent</class>
   <extends>QWidget</extends>
   <header>zlabel.widgets.dock_info</header>
   <container>1</container>
  </customwidget>
  <customwidget>
   <class>ZDockFileContent</class>
   <extends>QWidget</extends>
   <header>zlabel.widgets.dock_file</header>
   <container>1</container>
  </customwidget>
  <customwidget>
   <class>ZDockAnnotationContent</class>
   <extends>QWidget</extends>
   <header>zlabel.widgets.dock_anno</header>
   <container>1</container>
  </customwidget>
  <customwidget>
   <class>ZDockLabelContent</class>
   <extends>QWidget</extends>
   <header>zlabel.widgets.dock_label</header>
   <container>1</container>
  </customwidget>
 </customwidgets>
 <resources>
  <include location="../icons.qrc"/>
 </resources>
 <connections/>
</ui>
